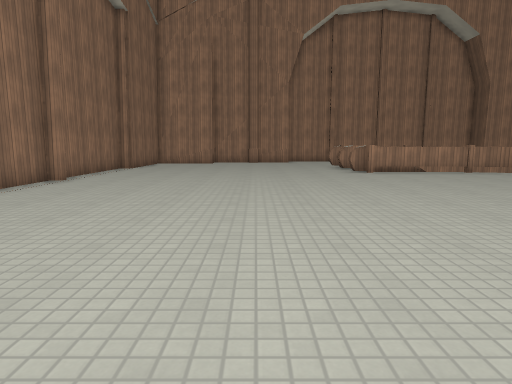
view 1 (above)

14 first-person views from a walk through a level from a Godot 3-D game. The camera is 1.3 m above the floor, tilts 8° down and sees 75° across. The floor is counted in squares, 1 m on a side. Each view is taken from the middle of a square. On the plan, view 1 faces up. The plan holds only what a view shows up to about 14 squares ahead; the rest is blank. The place goes on beyond the plan. Surface patterns are stand-ins for the level's own textures.

view 2
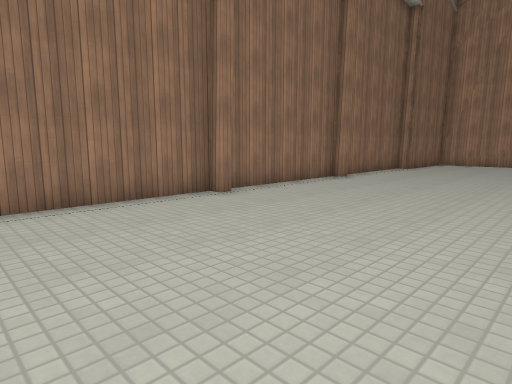

view 3
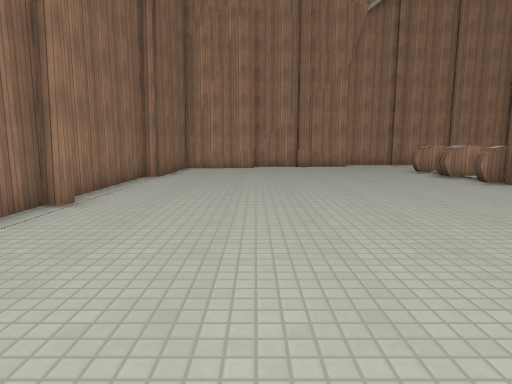

view 4
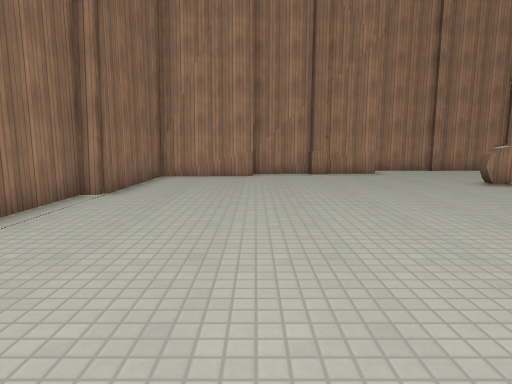

view 5
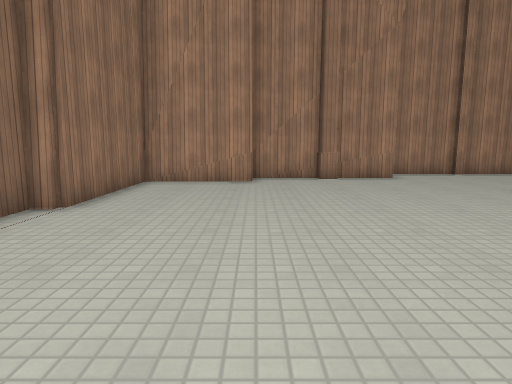

view 6
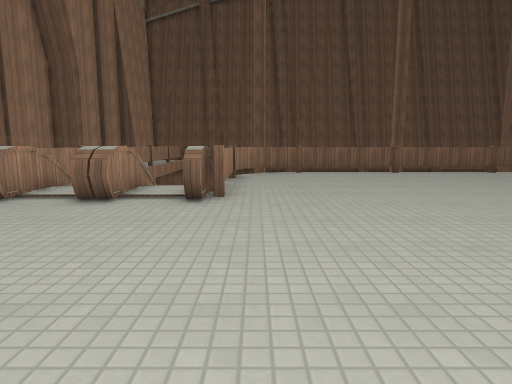

view 7
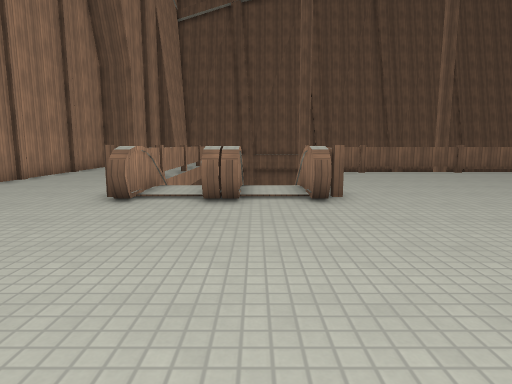

view 8
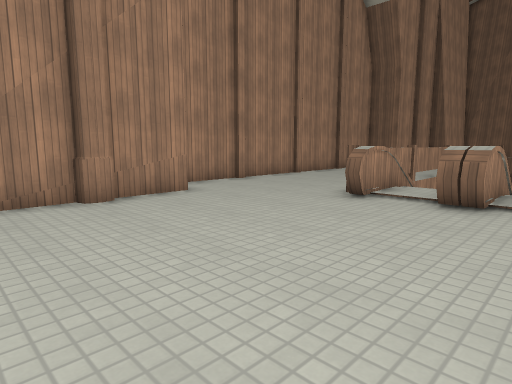

view 9
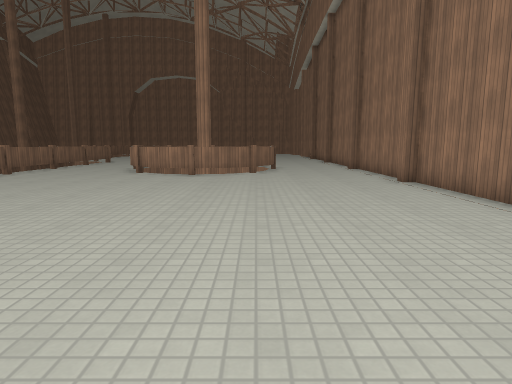

view 10
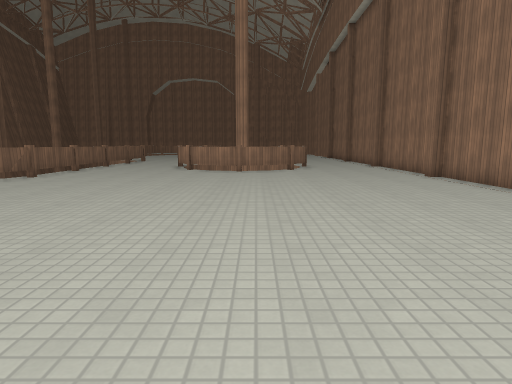

view 11
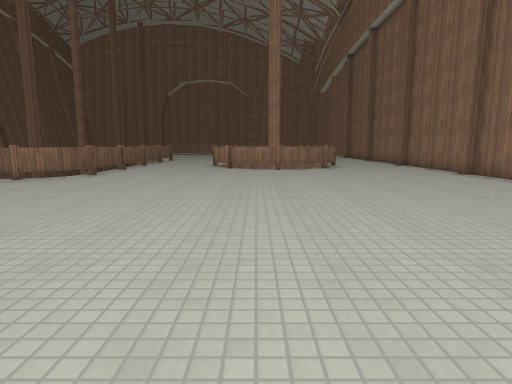

view 12
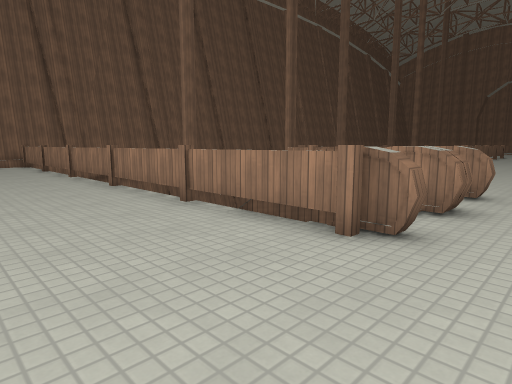

view 13
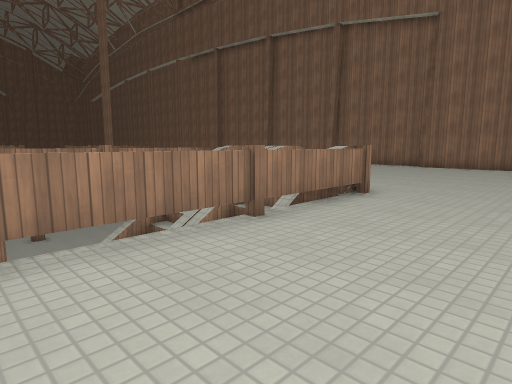

view 14
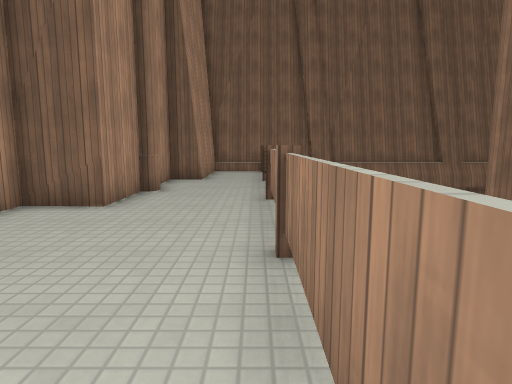

### Floor plan
Key: @ floor where view 1 was taken; # wall or solid block; x gap in a wall; . main floor; - floor 5.25 m lower than the main floor; / step, stairs or slope; = window, fence, low wall or low ledge; ^ raised ledge; v drop or lower ground; O other object.
Columns run from 8 left of view 1 to 24 right of it. Each row starts with its distance up from view 1.
 26            .......... ...v######
 25     ######v.................#..#
 24  ####..........................##
 23  #...............................
 22  #............====...............
 21  #...........==#O=#===
 20  #............../
 19 ##...........^^^^^^
 18 #...............//
 17 #............=..///
 16 #............=--///
 15 #...................
 14 #...................
 13 #...................
 12 #...................
 11 #...................
 10 #...................
  9 #...................
  8 #...................
  7 #...................
  6 #...................
  5 #...................
  4 #..................
  3 #..................
  2 #..................
  1 #.................-
  0 #.......@........=
 -1 #................x
 -2 #................
 -3 #................

Where each view was taken, in squares from view 1:
view 1: 0 up, 0 right, facing up
view 2: 0 up, 0 right, facing up-left
view 3: 5 up, 3 left, facing up
view 4: 10 up, 3 left, facing up
view 5: 12 up, 3 left, facing up
view 6: 15 up, 3 left, facing right
view 7: 18 up, 3 left, facing right
view 8: 17 up, 3 left, facing up-right
view 9: 11 up, 2 left, facing down
view 10: 13 up, 0 right, facing down
view 11: 14 up, 2 right, facing down
view 12: 26 up, 3 right, facing down-right
view 13: 26 up, 14 right, facing down-left
view 14: 22 up, 10 right, facing right
